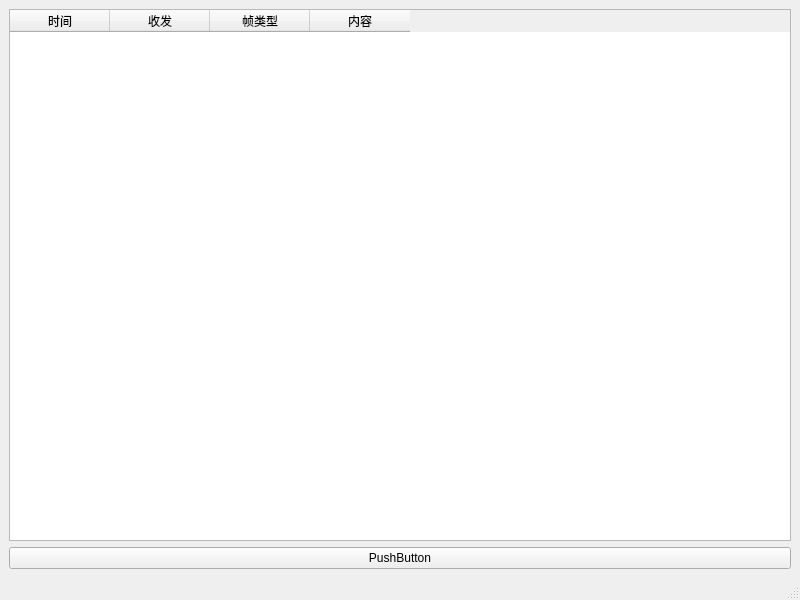
<?xml version="1.0" encoding="UTF-8"?>
<ui version="4.0">
 <class>IEC104Master</class>
 <widget class="QMainWindow" name="IEC104Master">
  <property name="geometry">
   <rect>
    <x>0</x>
    <y>0</y>
    <width>800</width>
    <height>600</height>
   </rect>
  </property>
  <property name="windowTitle">
   <string>IEC104Master</string>
  </property>
  <widget class="QWidget" name="centralwidget">
   <layout class="QVBoxLayout" name="verticalLayout">
    <item>
     <widget class="QTableWidget" name="tableWidget">
      <column>
       <property name="text">
        <string>时间</string>
       </property>
      </column>
      <column>
       <property name="text">
        <string>收发</string>
       </property>
      </column>
      <column>
       <property name="text">
        <string>帧类型</string>
       </property>
      </column>
      <column>
       <property name="text">
        <string>内容</string>
       </property>
      </column>
     </widget>
    </item>
    <item>
     <widget class="QPushButton" name="pushButton">
      <property name="text">
       <string>PushButton</string>
      </property>
     </widget>
    </item>
   </layout>
  </widget>
  <widget class="QMenuBar" name="menubar">
   <property name="geometry">
    <rect>
     <x>0</x>
     <y>0</y>
     <width>800</width>
     <height>21</height>
    </rect>
   </property>
  </widget>
  <widget class="QStatusBar" name="statusbar"/>
 </widget>
 <resources/>
 <connections/>
</ui>
